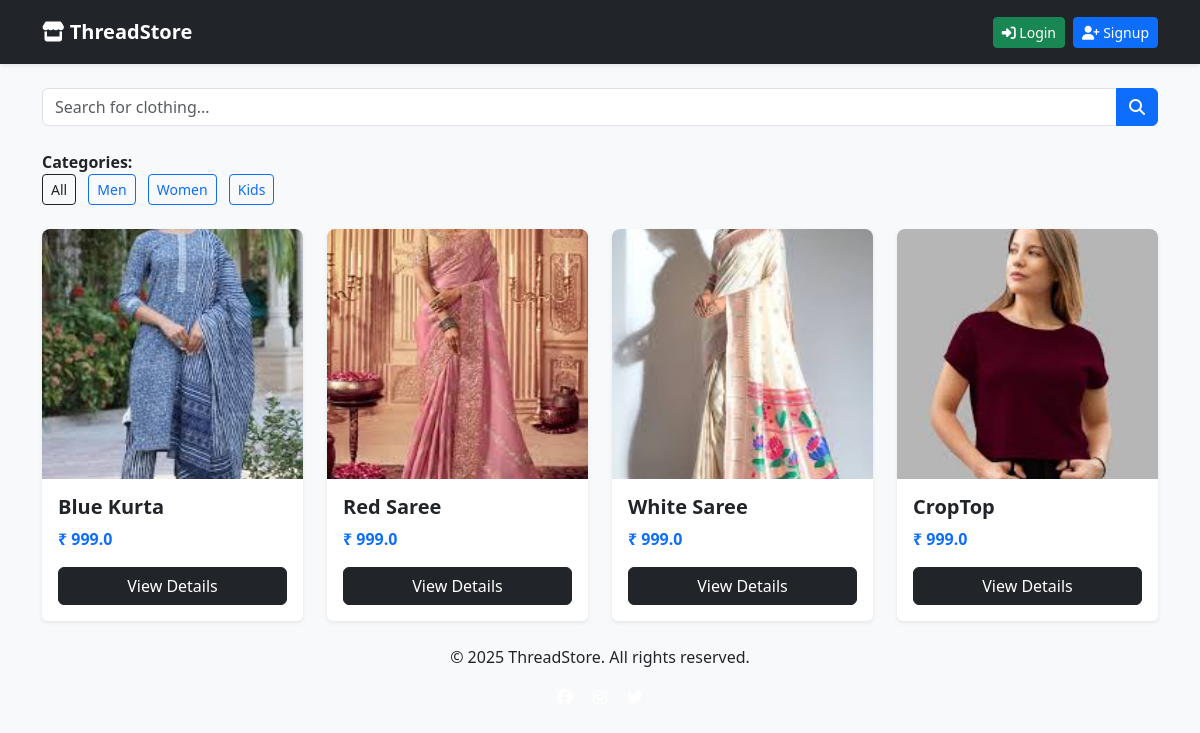
/?cat=2, run on the app's committed database.
### store/models.py (models this page shows, shortened)
class Category(models.Model):
    name = models.CharField(max_length=100)

class Product(models.Model):
    category = models.ForeignKey(Category, on_delete=models.CASCADE)
    title = models.CharField(max_length=200)
    description = models.TextField()
    price = models.FloatField()
    image = models.ImageField(upload_to='products/')
    stock = models.IntegerField(default=10)

### store/views.py (the view)
# urls.py: 2. Add a URL to urlpatterns:  path('', views.home, name='home')
def home(request):
    query = request.GET.get("q", "")
    category_id = request.GET.get("cat", "")
    products = Product.objects.all()
    categories = Category.objects.all()
    if query:
        products = products.filter(title__icontains=query)
    if category_id:
        products = products.filter(category__id=category_id)
    return render(request, "store/home.html", {
        "products": products,
        "categories": categories,
        "query": query,
    })

### templates/store/home.html
{% extends "store/base.html" %}
{% block content %}
<form method="GET" class="mb-4">
  <div class="input-group">
    <input type="text" name="q" class="form-control" placeholder="Search for clothing..."
           value="{{ query }}">
    <button class="btn btn-primary">
      <i class="fa-solid fa-magnifying-glass"></i>
    </button>
  </div>
</form>
<div class="mb-4">
  <strong>Categories:</strong><br>
  <a href="/" class="btn btn-outline-dark btn-sm category-btn">All</a>
  {% for cat in categories %}
    <a href="/?cat={{ cat.id }}" class="btn btn-outline-primary btn-sm category-btn">
      {{ cat.name }}
    </a>
  {% endfor %}
</div>
<div class="row">
  {% for product in products %}
  <div class="col-md-3 mb-4">
    <div class="card product-card border-0 shadow-sm">
      <img src="{{ product.image.url }}" class="product-img">
      <div class="card-body">
        <h5 class="fw-bold">{{ product.title }}</h5>
        <p class="text-primary fw-bold">₹ {{ product.price }}</p>
        <a href="/product/{{ product.id }}/" class="btn btn-dark w-100">
          View Details
        </a>
      </div>
    </div>
  </div>
  {% endfor %}
</div>
{% endblock %}

### templates/store/base.html (style rules this page uses)
body { background: #f8f9fa; }
.product-img { height: 250px; object-fit: cover; border-radius: 8px 8px 0 0; }
.category-btn { margin-right: 8px; }

### data on the page
Category: name "Men"
Category: name "Women"
Category: name "Kids"
Product: image (picture), title "Blue Kurta", price "999.0"
Product: image (picture), title "Red Saree", price "999.0"
Product: image (picture), title "White Saree", price "999.0"
Product: image (picture), title "CropTop", price "999.0"
